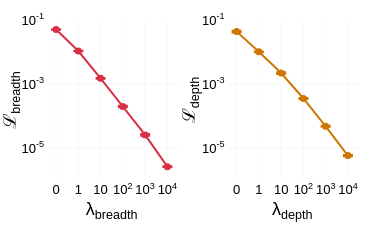

Write notebook code for a chart like this one.
### Code cell
# lambdas vs actual raw costs in the loss
# (showing that the costs are working)
fig = make_subplots(rows=1, cols=2, horizontal_spacing=0.15)
fig.update_yaxes(type="log", exponentformat="power")
fig.update_layout(height=WIDTH * 0.2, width=WIDTH * 0.35)
fig.update_layout(margin=dict(l=45, r=10, t=20, b=60))
# fig.update_layout(margin=dict(l=55, r=10, t=20, b=60))

for i, cost_name in enumerate(["breadth", "depth"]):
    x_col = f"lam_{cost_name}"
    y_col = f"cost_{cost_name}"

    instance_means = model_df.groupby([x_col, "instance"])[y_col].mean().reset_index()
    grouped = instance_means.groupby(x_col)[y_col].apply(
        lambda x: pd.Series({
            "log_mean": np.mean(np.log10(x)),
            "log_std": np.std(np.log10(x), ddof=1),
        })
    ).unstack().reset_index()

    multiplier = t.ppf(0.975, df=cfg_base.experiment.n_instances - 1) 
    log_sem = multiplier * grouped["log_std"] / np.sqrt(cfg_base.experiment.n_instances)

    y_vals = 10 ** grouped["log_mean"]
    y_upper = 10 ** (grouped["log_mean"] + log_sem) - y_vals
    y_lower = y_vals - 10 ** (grouped["log_mean"] - log_sem)

    fig.add_trace(
        go.Scatter(
            x=grouped[x_col],
            y=y_vals,
            error_y=dict(
                type="data",
                symmetric=False,
                array=y_upper,
                arrayminus=y_lower,
                visible=True,
            ),
            mode="lines+markers",
            name=cost_name,
            marker_color=cfg_base.plotting[cost_name],
        ),
        row=1, col=i+1
    )

    fig.update_xaxes(title_text=f"λ<sub>{cost_name}</sub>", row=1, col=i+1)
    fig.update_yaxes(title_text=f"ℒ<sub>{cost_name}</sub>", row=1, col=i+1)

fig.update_xaxes(
    type="category",
    categoryorder="array",
    categoryarray=TICK_VALS,
    tickmode="array",
    tickvals=TICK_VALS,
    ticktext=TICK_TEXT,
    tickangle=0,
    title_standoff=6,
)

fig.update_yaxes(zeroline=False)

# 
tick_text_costs = ["10<sup>-5</sup>", "10<sup>-3</sup>", "10<sup>-1</sup>"]
# tick_vals_costs = [1e-6, 1e-5, 1e-4, 1e-3, 1e-2, 1e-1]
tick_vals_costs = [1e-5, 1e-3, 1e-1]
fig.update_yaxes(
    type="log",
    exponentformat="power",
    range=[-6, -1],
    tickmode="array",
    tickvals=tick_vals_costs,
    ticktext=tick_text_costs,
    title_standoff=0,
)
fig.show()

nn_bowl.utils.save_figure(fig, figures_dir, "breadth_depth_lambdas_costs_ci", scale=2)

### Figure 1 — Plotly figure (JSON) as saved in the notebook; plotly's stock layout.template omitted (floating-point values rounded to 4 significant figures)
{"data": [{"error_y": {"array": [0.001072, 0.000187, 4.308e-05, 1.125e-05, 1.625e-06, 8.272e-08], "arrayminus": [0.001049, 0.0001838, 4.189e-05, 1.064e-05, 1.528e-06, 8.018e-08], "symmetric": false, "type": "data", "visible": true}, "marker": {"color": "#d93045"}, "mode": "lines+markers", "name": "breadth", "type": "scatter", "x": [0.0, 1.0, 10.0, 100.0, 1000.0, 10000.0], "xaxis": "x", "y": [0.05022, 0.01072, 0.001509, 0.0001967, 2.562e-05, 2.608e-06], "yaxis": "y"}, {"error_y": {"array": [0.003187, 0.0003199, 0.0001409, 1.33e-05, 1.824e-06, 2.345e-07], "arrayminus": [0.002969, 0.0003101, 0.0001325, 1.282e-05, 1.757e-06, 2.254e-07], "symmetric": false, "type": "data", "visible": true}, "marker": {"color": "#cf7602"}, "mode": "lines+markers", "name": "depth", "type": "scatter", "x": [0.0, 1.0, 10.0, 100.0, 1000.0, 10000.0], "xaxis": "x2", "y": [0.04335, 0.01014, 0.002201, 0.0003525, 4.766e-05, 5.795e-06], "yaxis": "y2"}], "layout": {"height": 211.2, "margin": {"b": 60, "l": 45, "r": 10, "t": 20}, "width": 369.6, "xaxis": {"anchor": "y", "categoryarray": [0, 1, 10, 100, 1000, 10000], "categoryorder": "array", "domain": [0, 0.425], "tickangle": 0, "tickmode": "array", "ticktext": ["0", "1", "10", "10<sup>2</sup>", "10<sup>3</sup>", "10<sup>4</sup>"], "tickvals": [0, 1, 10, 100, 1000, 10000], "title": {"standoff": 6, "text": "λ<sub>breadth</sub>"}, "type": "category"}, "xaxis2": {"anchor": "y2", "categoryarray": [0, 1, 10, 100, 1000, 10000], "categoryorder": "array", "domain": [0.575, 1], "tickangle": 0, "tickmode": "array", "ticktext": ["0", "1", "10", "10<sup>2</sup>", "10<sup>3</sup>", "10<sup>4</sup>"], "tickvals": [0, 1, 10, 100, 1000, 10000], "title": {"standoff": 6, "text": "λ<sub>depth</sub>"}, "type": "category"}, "yaxis": {"anchor": "x", "domain": [0, 1], "exponentformat": "power", "range": [-6, -1], "tickmode": "array", "ticktext": ["10<sup>-5</sup>", "10<sup>-3</sup>", "10<sup>-1</sup>"], "tickvals": [1e-05, 0.001, 0.1], "title": {"standoff": 0, "text": "ℒ<sub>breadth</sub>"}, "type": "log", "zeroline": false}, "yaxis2": {"anchor": "x2", "domain": [0, 1], "exponentformat": "power", "range": [-6, -1], "tickmode": "array", "ticktext": ["10<sup>-5</sup>", "10<sup>-3</sup>", "10<sup>-1</sup>"], "tickvals": [1e-05, 0.001, 0.1], "title": {"standoff": 0, "text": "ℒ<sub>depth</sub>"}, "type": "log", "zeroline": false}}}
